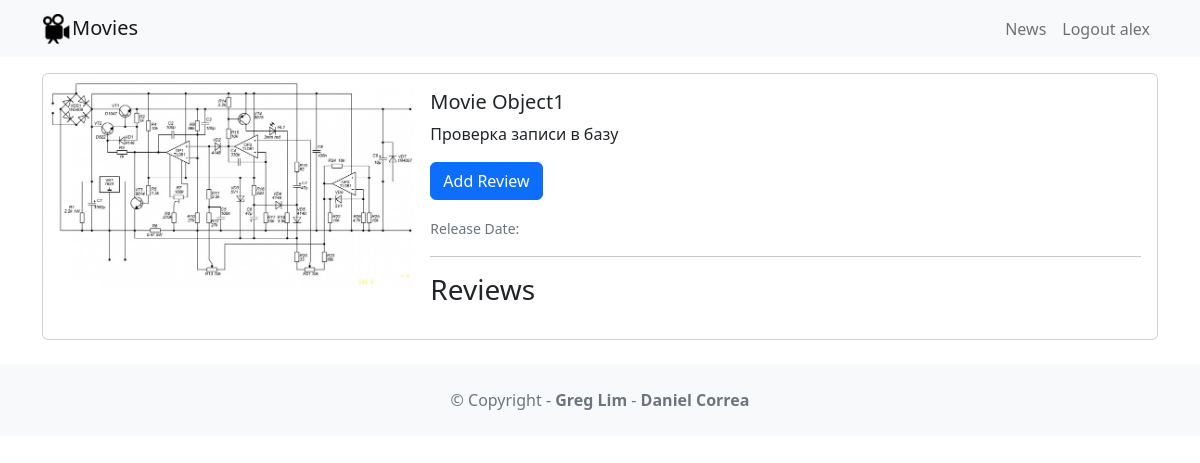
The app's page /movie/1 (signed in) with its own data.
### movie/models.py (models this page shows)
class Movie(models.Model):
    title = models.CharField(max_length=100)
    description = models.CharField(max_length=250)
    image = models.ImageField(upload_to='movie/images/')
    url = models.URLField(blank=True)

### movie/views.py (the view)
# urls.py: path('<int:movie_id>', views.detail, name='detail'),
def detail(request, movie_id):
    movie = get_object_or_404(Movie, pk=movie_id)
    rewiews = Review.objects.filter(movie=movie)
    return render(request, 'detail.html', {'movie': movie, 'reviews': rewiews})

### movie/templates/detail.html (shortened to what this page needs)
{% extends 'base.html' %}
{% block content %}
<div class="card mb-3">
    <div class="row g-0">
        <div class="col-md-4">
            <img src="{{ movie.image.url }}" class="img-fluid rounded-start" alt="{{ movie.title }}">
        </div>
        <div class="col-md-8">
            <div class="card-body">
                <h5 class="card-title">{{ movie.title }}</h5>
                <p class="card-text">{{ movie.description }}</p>
                <p class="card-text">
                    {% if user.is_authenticated %}
                        <a href="{% url 'create_review' movie.id %}" class="btn btn-primary">
                        Add Review
                        </a>
                    {% endif %}
                </p>
                <p class="card-text"><small class="text-muted">Release Date: {{ movie.release_date }}</small></p>
                <hr>
                <h3>Reviews</h3>
            </div>
        </div>
    </div>
</div>
{% endblock content %}

### movieproj/templates/base.html (shortened to what this page needs)
<!DOCTYPE html>
<html lang="ru">
<head>
     <link href="https://cdn.jsdelivr.net/npm/bootstrap@5.2.3/dist/css/bootstrap.min.css" rel="stylesheet"
>
    {% load static %}
</head>
<body>
<nav class="navbar navbar-expand-lg navbar-light bg-light mb-3">
     <div class="container">
         <a class="navbar-brand" href="{% url 'home' %}">
             <img src="{% static 'images/movie.png' %}" alt=""
                  width="30" height="30" class="d-inline-block align-text-top" />Movies</a>
         <div class="collapse navbar-collapse" id="navbarNavAltMarkup">
             <div class="navbar-nav ms-auto">
                 <a class="nav-link" href="{% url 'news' %}">News</a>
                 {% if user.is_authenticated %}
                     <a class="nav-link" href="{% url 'logout_account' %}">Logout {{ user.username }}</a>
                 {% else %}
                     <a class="nav-link" href="{% url 'login_account' %}">Login</a>
                     <a class="nav-link" href="{% url 'signup_account' %}">Sign Up</a>
                 {% endif %}
             </div>
         </div>
     </div>
 </nav>
<div class="container">
    {% block content %}
    {% endblock content%}
</div>
<footer class="text-center text-lg-start bg-light text-muted mt-4">
    <div class="text-center p-4">
        © Copyright -
        <a class="text-reset fw-bold text-decoration-none"
           target="_blank"
           href="https://twitter.com/greglim81">Greg Lim
        </a> -
        <a class="text-reset fw-bold text-decoration-none"
           target="_blank"
           href="https://twitter.com/danielgarax">
            Daniel Correa
        </a>
    </div>
</footer>
</body>
</html>

### records on screen
Movie: image (picture), title "Movie Object1", description "Проверка записи в базу"

### other values on screen
{{ user.username }} "alex"
